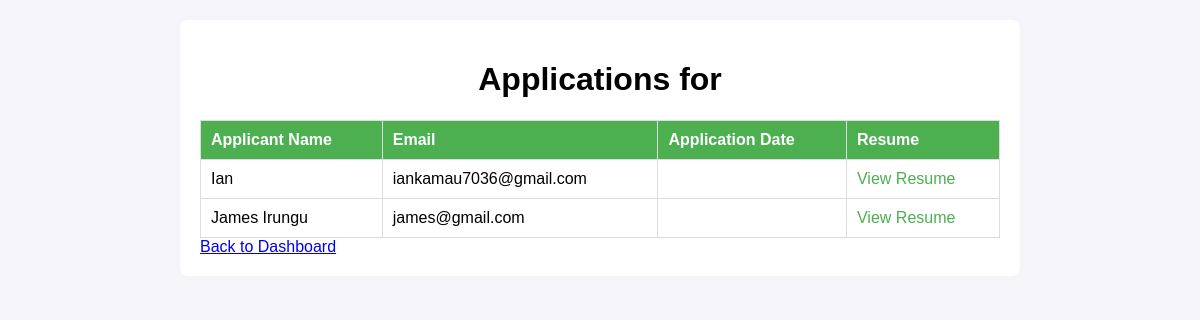
/manager/view_applications/1, run on the app's committed database.
### models.py (models this page shows)
class Application(db.Model):
    id = db.Column(db.Integer, primary_key=True)
    job_id = db.Column(db.Integer, db.ForeignKey('job_posting.id'), nullable=False)
    applicant_name = db.Column(db.String(100), nullable=False)
    email = db.Column(db.String(100), nullable=False)
    resume = db.Column(db.Text, nullable=True)

### app.py (the view)
@app.route('/manager/view_applications/<int:job_id>')
def view_applications(job_id):
    job = JobPosting.query.get_or_404(job_id)
    applications = Application.query.filter_by(job_id=job_id).all()
    return render_template('view_applications.html', job=job, applications=applications)

### templates/view_applications.html (shortened to what this page needs)
<!DOCTYPE html>
<html lang="en">
<head>
</head>
<body>
    <div class="container">
        <h1>Applications for {{ job.title }}</h1>
        <table>
            <thead>
                <tr>
                    <th>Applicant Name</th>
                    <th>Email</th>
                    <th>Application Date</th>
                    <th>Resume</th>
                </tr>
            </thead>
            <tbody>
                {% for application in applications %}
                <tr>
                    <td>{{ application.applicant_name }}</td>
                    <td>{{ application.email }}</td>
                    <td>{{ application.application_date }}</td>
                    <td><a href="#" class="view-resume">View Resume</a></td>
                </tr>
                {% endfor %}
            </tbody>
        </table>
        <a href="{{ url_for('manager_dashboard') }}">Back to Dashboard</a>
    </div>
</body>
</html>

### templates/view_applications.html (style rules this page uses)
body { font-family: Arial, sans-serif; background-color: #f4f4f9; margin: 0; padding: 20px; }
.container { max-width: 800px; margin: auto; background-color: #ffffff; padding: 20px; border-radius: 8px; }
h1 { text-align: center; }
table { width: 100%; border-collapse: collapse; margin-top: 20px; }
table, th, td { border: 1px solid #ddd; }
th, td { padding: 10px; text-align: left; }
th { background-color: #4CAF50; color: white; }
.view-resume { color: #4CAF50; text-decoration: none; }

### data on the page
Application: applicant_name "Ian", email "iankamau7036@gmail.com"
Application: applicant_name "James Irungu", email "james@gmail.com"
